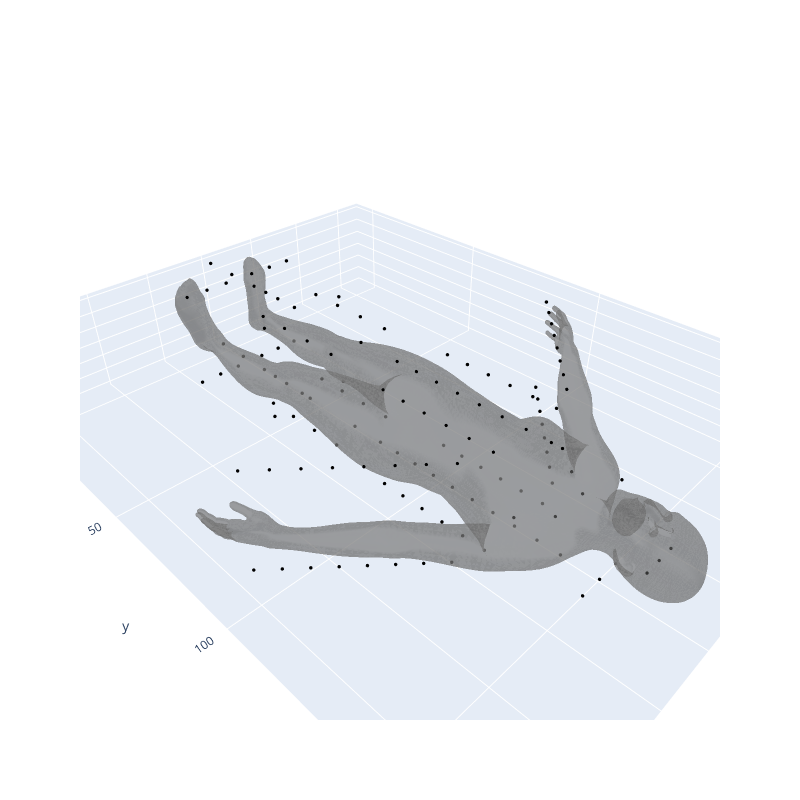
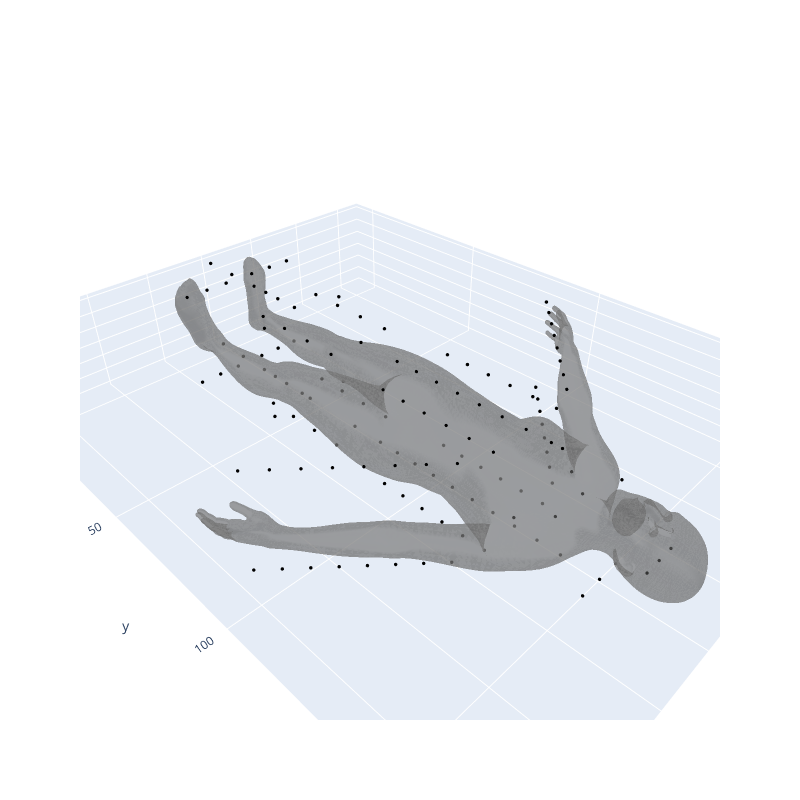

The notebook cell these images were saved under, in order:
### Code cell
from trimesh.transformations import scale_matrix
scaled_mesh = default_body_mesh.copy()
scaled_mesh.apply_transform(scale_matrix(100))
visualize_meshes_plotly(
    [
        scaled_mesh
    ],
    color_list=["gray"],
    vertices_list = [np.array(list(batch_points.values()))],
    vertices_color_list = ["black", "red"],
    show_edges=False,
)

### Figure 1 — Plotly figure (JSON) as saved in the notebook; plotly's stock layout.template omitted (floating-point values rounded to 4 significant figures; data arrays with more than 128 entries replaced by an {"elided": "..."} marker saying what was removed)
{"data": [{"color": "gray", "i": {"elided": "47500 int values"}, "j": {"elided": "47500 int values"}, "k": {"elided": "47500 int values"}, "name": "Mesh", "opacity": 0.5, "type": "mesh3d", "x": {"elided": "23751 float values"}, "y": {"elided": "23751 float values"}, "z": {"elided": "23751 float values"}}, {"marker": {"color": "black", "opacity": 1, "size": 2}, "mode": "markers", "name": "Vertices", "type": "scatter3d", "x": {"elided": "133 float values"}, "y": {"elided": "133 float values"}, "z": {"elided": "133 float values"}}], "layout": {"height": 800, "scene": {"aspectmode": "data"}, "showlegend": false, "width": 800}}

### Figure 2 — Plotly figure (JSON) as saved in the notebook; plotly's stock layout.template omitted (floating-point values rounded to 4 significant figures; data arrays with more than 128 entries replaced by an {"elided": "..."} marker saying what was removed)
{"data": [{"color": "gray", "i": {"elided": "47500 int values"}, "j": {"elided": "47500 int values"}, "k": {"elided": "47500 int values"}, "name": "Mesh", "opacity": 0.5, "type": "mesh3d", "x": {"elided": "23751 float values"}, "y": {"elided": "23751 float values"}, "z": {"elided": "23751 float values"}}, {"marker": {"color": "black", "opacity": 1, "size": 2}, "mode": "markers", "name": "Vertices", "type": "scatter3d", "x": {"elided": "133 float values"}, "y": {"elided": "133 float values"}, "z": {"elided": "133 float values"}}], "layout": {"height": 800, "scene": {"aspectmode": "data"}, "showlegend": false, "width": 800}}
